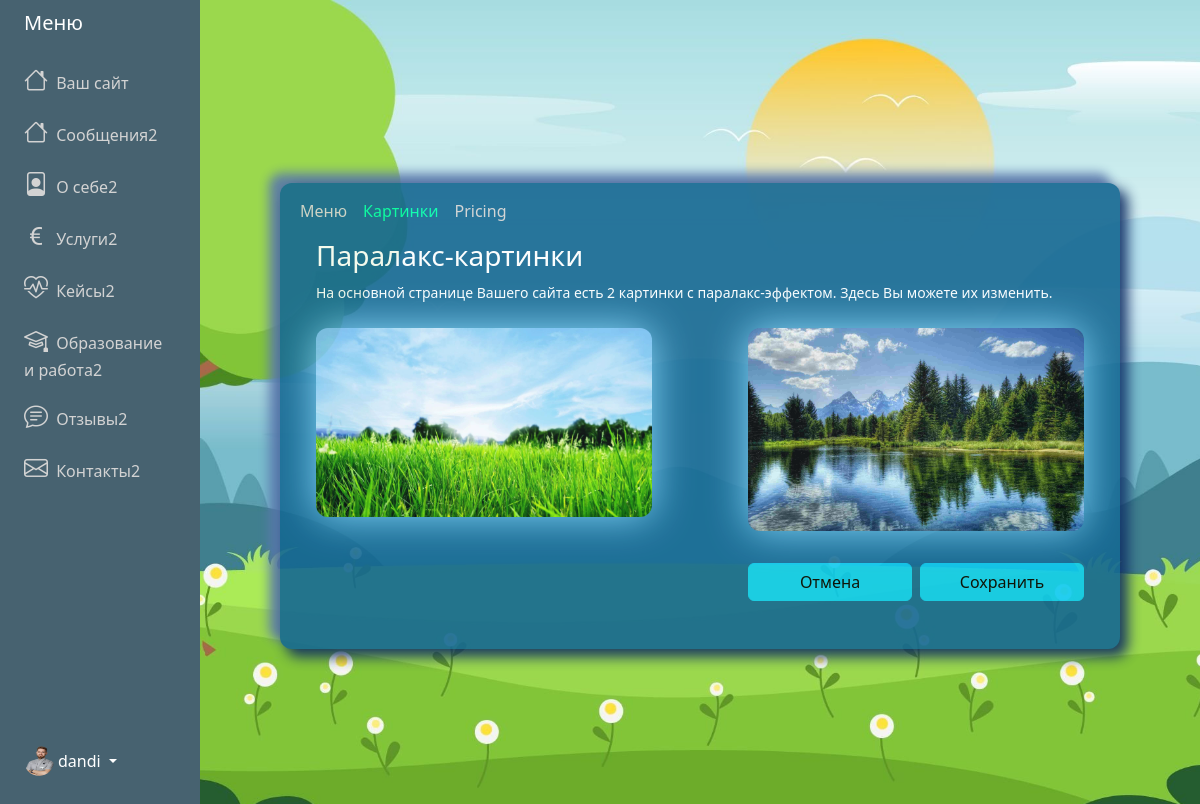
Screenshot of /adminPanel/settings/paralax/ (signed in) with the database file from the repository.
### adminPanel/models.py (models this page shows, shortened)
class Menu (models.Model):
    user = models.OneToOneField(User, on_delete=models.CASCADE)
    messages = models.CharField('Сообщения', max_length=100, default="Сообщения")
    about = models.CharField('О себе', max_length=100, default="О себе")
    services = models.CharField('Услуги', max_length=100, default="Услуги")
    cases = models.CharField('Кейсы', max_length=100, default="Кейсы")
    ed_and_work = models.CharField('Образование и работа', max_length=100, default="Образование и работа")
    feedbacks = models.CharField('Отзывы', max_length=100, default="Отзывы")
    contacts = models.CharField('Контакты', max_length=100, default="Контакты")

class About(models.Model):
    user = models.OneToOneField(User, on_delete=models.CASCADE)
    profession = models.CharField(max_length=200)
    slogan = models.TextField(null=True, blank=True)
    main_foto = models.ImageField(
        default="avatar.jpg",
        upload_to="About_main_foto"
    )

class Paralax(models.Model):
    user = models.OneToOneField(User, on_delete=models.CASCADE)
    img1 = models.ImageField('Паралакс 1', upload_to="paralax_img", null=False, blank=False, default='fon.jpg')
    img2 = models.ImageField('Паралакс 2', upload_to="paralax_img", null=False, blank=False, default='fon.jpg')

### adminPanel/views.py (the view, shortened to what this page needs)
# urls.py: path('adminPanel/settings/paralax/', UpdateParalaxView.as_view(), name="settings-paralax"),
class UpdateParalaxView(LoginRequiredMixin, View):
    def get(self, request):
        paralax_form = UpdateParalaxForm(instance=request.user.paralax)
        context = {
            'title': 'Настройки - картинки паралакс',
            'paralax_form': paralax_form,
            'active':'settings-paralax',
            'menu': request_menu(request)
            }
        return render(request, 'adminPanel/settings-paralax.html', context)

### adminPanel/views.py (called while the page is built)
def request_menu(request):
    user_id = request.user.id  # Получаем id текущего пользователя
    menu = Menu.objects.filter(user_id=user_id).first()  # Используем user_id для фильтрации
    return menu

### adminPanel/templates/adminPanel/settings-paralax.html (shortened to what this page needs)
{% extends "adminPanel/base.html" %}
{% block content %}
<div class="container vh-100 d-flex align-items-center">
    <div id="innerPage">
        {% include 'adminPanel/includes/nav.html' %}
        <form method="post" novaldiate enctype="multipart/form-data">
            <div class="row align-items-right justify-content-center">
                <div class="col-12 text-white px-5">
                    <div class="lead">
                        <h3>Паралакс-картинки</h3>
                        <p class="fs-6 mb-4">
                            <small>На основной странице Вашего сайта есть 2 картинки с паралакс-эффектом. Здесь Вы
                                можете их изменить.</small>
                        </p>
                    </div>
                </div>
            </div>
            <div class="row align-items-start justify-content-center">
                <div class="col-sm-6 col-xs-12 px-5">
                    {% if user.paralax %}
                    <img src="{{ user.paralax.img1.url }}" alt="{{ user.username }}" class="img-fluid admin-about-img"
                        accept=".jpg,.jpeg,.png" onclick="id_img1.click()" id="paralax-img1">
                    {% endif %}
                </div>
                <div class="col-sm-6 col-xs-12 px-5">
                    {% if user.paralax %}
                    <img src="{{ user.paralax.img2.url }}" alt="{{ user.username }}" class="img-fluid admin-about-img"
                        accept=".jpg,.jpeg,.png" onclick="id_img2.click()" id="paralax-img2">
                    {% endif %}
                </div>
            </div>
            <div class="row align-items-center justify-content-center">
                <div class="col-12 px-5 pt-2">
                </div>
            </div>
            <div class="row align-items-center justify-content-center">
                <div class="col-sm-6 col-xs-12 text-white px-5 pt-5">
                </div>
                <div class="col-sm-6 col-xs-12 d-sm-block  px-5 pb-5">
                    <div class="d-grid gap-2 d-md-flex justify-content-md-end">
                        <a href="{% url 'about' %}" class="btn btn-info mt-4 w-50">Отмена</a>
                        <button class="btn btn-info mt-4 w-50" type="submit"> Сохранить </button>
                    </div>
                </div>
            </div>
        </form>
    </div>
</div>
{% endblock content %}

### adminPanel/templates/adminPanel/base.html (shortened to what this page needs)
{% load static %}
<!DOCTYPE html>
<html lang="en">
<head>
    <link href="https://cdn.jsdelivr.net/npm/bootstrap@5.3.3/dist/css/bootstrap.min.css" rel="stylesheet"
>
    <link rel="stylesheet"
        href="https://cdnjs.cloudflare.com/ajax/libs/bootstrap-icons/1.8.1/font/bootstrap-icons.min.css">
    <link rel="stylesheet" href="{% static 'css/styles.css'%}">
</head>
<body class="admin-panel-body">
    <div class="container-fluid">
        <div class="row flex-nowrap">
            <div class="col-auto col-md-3 col-xl-2 px-sm-2 px-0 menu-bg-custom">
                <div class="d-flex flex-column align-items-center align-items-sm-start px-3 pt-2 text-white min-vh-100">
                    <a href="/"
                        class="d-flex align-items-center pb-3 mb-md-0 me-md-auto text-white text-decoration-none">
                        <span class="fs-5 d-none d-sm-inline">Меню</span>
                    </a>
                    <ul class="nav text-light flex-column mb-sm-auto mb-0 align-items-center align-items-sm-start"
                        id="menu">
                        <li>
                            <a href="{% url 'home' %}" class="nav-link align-middle px-0 admin-menu-text {%if active == 'home' %} active {% endif %}">
                                <i class="fs-4 bi-house"></i> <span class="ms-1 d-none d-sm-inline">Ваш сайт</span>
                            </a>
                        </li>
                        <li>
                            <a href="{% url 'messages' %}" class="nav-link align-middle px-0 admin-menu-text {%if active == 'messages' %} active {% endif %}">
                                <i class="fs-4 bi-house"></i> <span class="ms-1 d-none d-sm-inline">{% if menu.messages %} {{ menu.messages }} {% else %}Сообщения {% endif %}</span>
                            </a>
                        </li>
                        <li>
                            <a href="{% url 'about' %}" class="nav-link align-middle px-0 admin-menu-text {%if active == 'about' %} active {% endif %}">
                                <i class="fs-4 bi-file-person"></i> <span class="ms-1 d-none d-sm-inline">{% if menu.about %} {{ menu.about }} {% else %} О себе {% endif %}</span>
                            </a>
                        </li>
                        <li>
                            <a href="{% url 'services' %}" class="nav-link px-0 align-middle admin-menu-text {%if active == 'services' %} active {% endif %}">
                                <i class="fs-4 bi-currency-euro"></i> <span class="ms-1 d-none d-sm-inline">{% if menu.services %} {{ menu.services }} {% else %} Услуги {% endif %}</span></a>
                        </li>
                        <li>
                            <a href="{% url 'cases' %}" class="nav-link px-0 align-middle admin-menu-text {%if active == 'cases' %} active {% endif %}">
                                <i class="fs-4 bi-heart-pulse"></i> <span class="ms-1 d-none d-sm-inline">{% if menu.cases %} {{ menu.cases }} {% else %} Кейсы {% endif %}</span></a>
                        </li>
                        <li>
                            <a href="{% url 'ed-and-work' %}" class="nav-link px-0 align-middl admin-menu-text {%if active == 'ed_and_work' %} active {% endif %}">
                                <i class="fs-4 bi-mortarboard"></i> <span class="ms-1 d-none d-sm-inline">{% if menu.ed_and_work %} {{ menu.ed_and_work }} {% else %} Образование и работа {% endif %}</span></a>
                        </li>
                        <li>
                            <a href="{% url 'feedbacks' %}" class="nav-link px-0 align-middle admin-menu-text {%if active == 'feedbacks' %} active {% endif %}">
                                <i class="fs-4 bi-chat-text"></i> <span class="ms-1 d-none d-sm-inline">{% if menu.feedbacks %} {{ menu.feedbacks }} {% else %} Отзывы {% endif %}</span>
                            </a>
                        </li>
                        <li>
                            <a href="#" class="nav-link px-0 align-middle admin-menu-text">
                                <i class="fs-4 bi-envelope"></i> <span class="ms-1 d-none d-sm-inline">{% if menu.contacts %} {{ menu.contacts }} {% else %} Контакты {% endif %}</span>
                            </a>
                        </li>
                    </ul>
                    <div class="dropdown pb-4">
                        <a href="#"
                            class="d-flex align-items-center text-white text-decoration-none dropdown-toggle {% if current_path == home_url %}active{% endif %}"
                            id="dropdownUser1" data-bs-toggle="dropdown" aria-expanded="false">
                            <img src="{{ user.about.main_foto.url }}" alt="logo" width="30" height="30"
                                class="rounded-circle">
                            <span class="d-none d-sm-inline mx-1">{{user.username}}</span>
                        </a>
                    </div>
                </div>
            </div>
            <div class="col py-3">
                {% block content %}
                {% endblock content %}
            </div>
        </div>
    </div>
</body>
</html>

### static/css/styles.css (style rules this page uses)
:root { --color-primary: #ee394c; --color-secondary: #86b7fe; --color-light: #f2f2f2; --color-gray: #ced4da; --color-dark: #212121; --color-white: #ffffff; --color-error: #e2442f; --color-warning: #ffc900; --color-info: #02a2b9; --color-success: #1ba345; --color-input: #00d1b2; --border-radius: 5px; }
#innerPage { width:100%; max-width:840px; margin : 0 auto; border-radius: 12px; background: #156892; box-shadow: 7px 7px 13px 1px #0f2d64, -10px -9px 11px 1px #5b79ad; opacity: 0.9; }
.menu-bg-custom { background-color: #476270; }
.admin-menu-text { color: lightgray; }
.admin-about-img { width: 100%; height: auto; border-radius: 12px; filter: drop-shadow(0 0 20px #83d8ff); cursor: pointer; }

### adminPanel/templates/adminPanel/settings-paralax.html (style rules this page uses)
.admin-panel-body { background-image: url('/media/fon-admin-about.jpg'); background-repeat: no-repeat; background-size: cover; background-position: center; }

### rows the page displays
Menu: messages "Сообщения2", about "О себе2", services "Услуги2", cases "Кейсы2", ed_and_work "Образование и работа2", feedbacks "Отзывы2", contacts "Контакты2"

### other values shown
{{ user.username }} "dandi"
